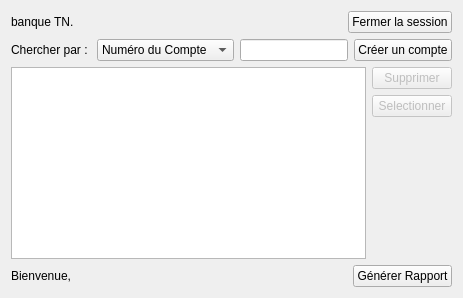
      <widget class="QWidget" name="initialiserPage">
       <layout class="QVBoxLayout" name="verticalLayout_4">
        <item>
         <layout class="QHBoxLayout" name="horizontalLayout_16">
          <item>
           <widget class="QLabel" name="logoAcceuil">
            <property name="text">
             <string>banque TN.</string>
            </property>
           </widget>
          </item>
          <item>
           <spacer name="horizontalSpacer_8">
            <property name="orientation">
             <enum>Qt::Horizontal</enum>
            </property>
            <property name="sizeHint" stdset="0">
             <size>
              <width>40</width>
              <height>20</height>
             </size>
            </property>
           </spacer>
          </item>
          <item>
           <widget class="QPushButton" name="FermerSessionBtn">
            <property name="enabled">
             <bool>true</bool>
            </property>
            <property name="text">
             <string>Fermer la session</string>
            </property>
           </widget>
          </item>
         </layout>
        </item>
        <item>
         <layout class="QHBoxLayout" name="horizontalLayout_2">
          <item>
           <widget class="QLabel" name="label_6">
            <property name="text">
             <string>Chercher par : </string>
            </property>
           </widget>
          </item>
          <item>
           <widget class="QComboBox" name="filtreComboBox">
            <item>
             <property name="text">
              <string>Numéro du Compte</string>
             </property>
            </item>
            <item>
             <property name="text">
              <string>Nom du Titulaire</string>
             </property>
            </item>
            <item>
             <property name="text">
              <string>Type du Compte</string>
             </property>
            </item>
            <item>
             <property name="text">
              <string>Date d'ouverture</string>
             </property>
            </item>
            <item>
             <property name="text">
              <string>Solde</string>
             </property>
            </item>
           </widget>
          </item>
          <item>
           <widget class="QLineEdit" name="Recherche"/>
          </item>
          <item>
           <widget class="QPushButton" name="CreerCompteBtn">
            <property name="text">
             <string>Créer un compte</string>
            </property>
           </widget>
          </item>
         </layout>
        </item>
        <item>
         <layout class="QHBoxLayout" name="horizontalLayout_15">
          <item>
           <widget class="QTableView" name="TableDesComptes">
            <property name="editTriggers">
             <set>QAbstractItemView::NoEditTriggers</set>
            </property>
            <property name="alternatingRowColors">
             <bool>true</bool>
            </property>
            <property name="selectionMode">
             <enum>QAbstractItemView::SingleSelection</enum>
            </property>
            <property name="selectionBehavior">
             <enum>QAbstractItemView::SelectRows</enum>
            </property>
            <property name="showGrid">
             <bool>false</bool>
            </property>
            <property name="sortingEnabled">
             <bool>true</bool>
            </property>
            <attribute name="horizontalHeaderCascadingSectionResizes">
             <bool>false</bool>
            </attribute>
            <attribute name="horizontalHeaderMinimumSectionSize">
             <number>40</number>
            </attribute>
            <attribute name="horizontalHeaderDefaultSectionSize">
             <number>140</number>
            </attribute>
            <attribute name="horizontalHeaderHighlightSections">
             <bool>true</bool>
            </attribute>
            <attribute name="horizontalHeaderShowSortIndicator" stdset="0">
             <bool>true</bool>
            </attribute>
            <attribute name="horizontalHeaderStretchLastSection">
             <bool>true</bool>
            </attribute>
            <attribute name="verticalHeaderVisible">
             <bool>false</bool>
            </attribute>
            <attribute name="verticalHeaderCascadingSectionResizes">
             <bool>true</bool>
            </attribute>
            <attribute name="verticalHeaderHighlightSections">
             <bool>false</bool>
            </attribute>
           </widget>
          </item>
          <item>
           <layout class="QVBoxLayout" name="verticalLayout_2">
            <item>
             <widget class="QPushButton" name="SupprimerCompteBtn">
              <property name="enabled">
               <bool>false</bool>
              </property>
              <property name="text">
               <string>Supprimer</string>
              </property>
             </widget>
            </item>
            <item>
             <widget class="QPushButton" name="SelectionnerCompteBtn">
              <property name="enabled">
               <bool>false</bool>
              </property>
              <property name="text">
               <string>Selectionner</string>
              </property>
             </widget>
            </item>
            <item>
             <spacer name="verticalSpacer">
              <property name="orientation">
               <enum>Qt::Vertical</enum>
              </property>
              <property name="sizeHint" stdset="0">
               <size>
                <width>20</width>
                <height>40</height>
               </size>
              </property>
             </spacer>
            </item>
           </layout>
          </item>
         </layout>
        </item>
        <item>
         <layout class="QHBoxLayout" name="horizontalLayout_7">
          <item>
           <widget class="QLabel" name="bienvenueLabel">
            <property name="text">
             <string>Bienvenue, </string>
            </property>
           </widget>
          </item>
          <item>
           <spacer name="horizontalSpacer_3">
            <property name="orientation">
             <enum>Qt::Horizontal</enum>
            </property>
            <property name="sizeHint" stdset="0">
             <size>
              <width>40</width>
              <height>20</height>
             </size>
            </property>
           </spacer>
          </item>
          <item>
           <widget class="QPushButton" name="ImprimerRapportBtn">
            <property name="text">
             <string>Générer Rapport</string>
            </property>
            <property name="flat">
             <bool>false</bool>
            </property>
           </widget>
          </item>
         </layout>
        </item>
       </layout>
      </widget>
